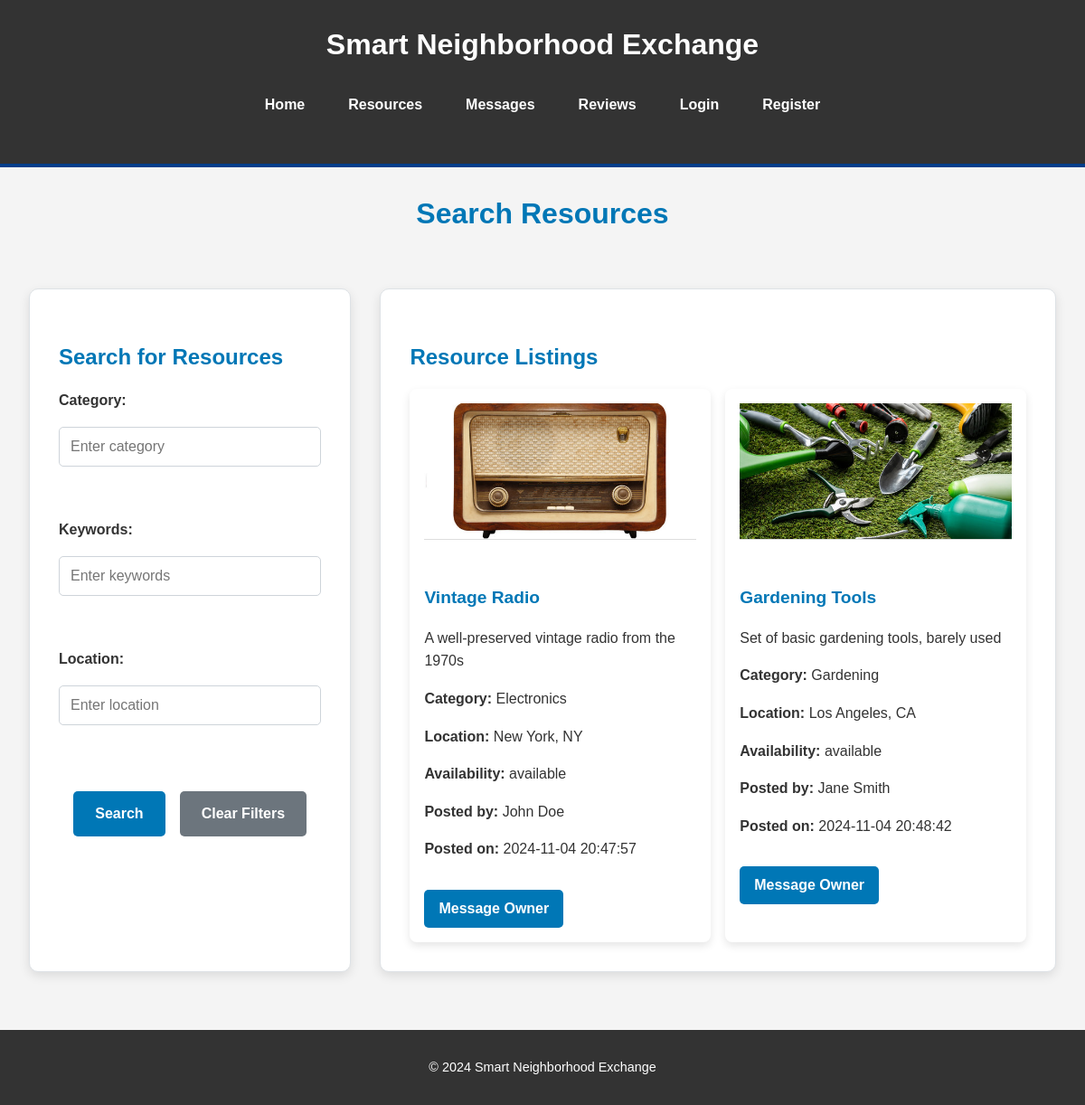
Before: /resources with the older database file.
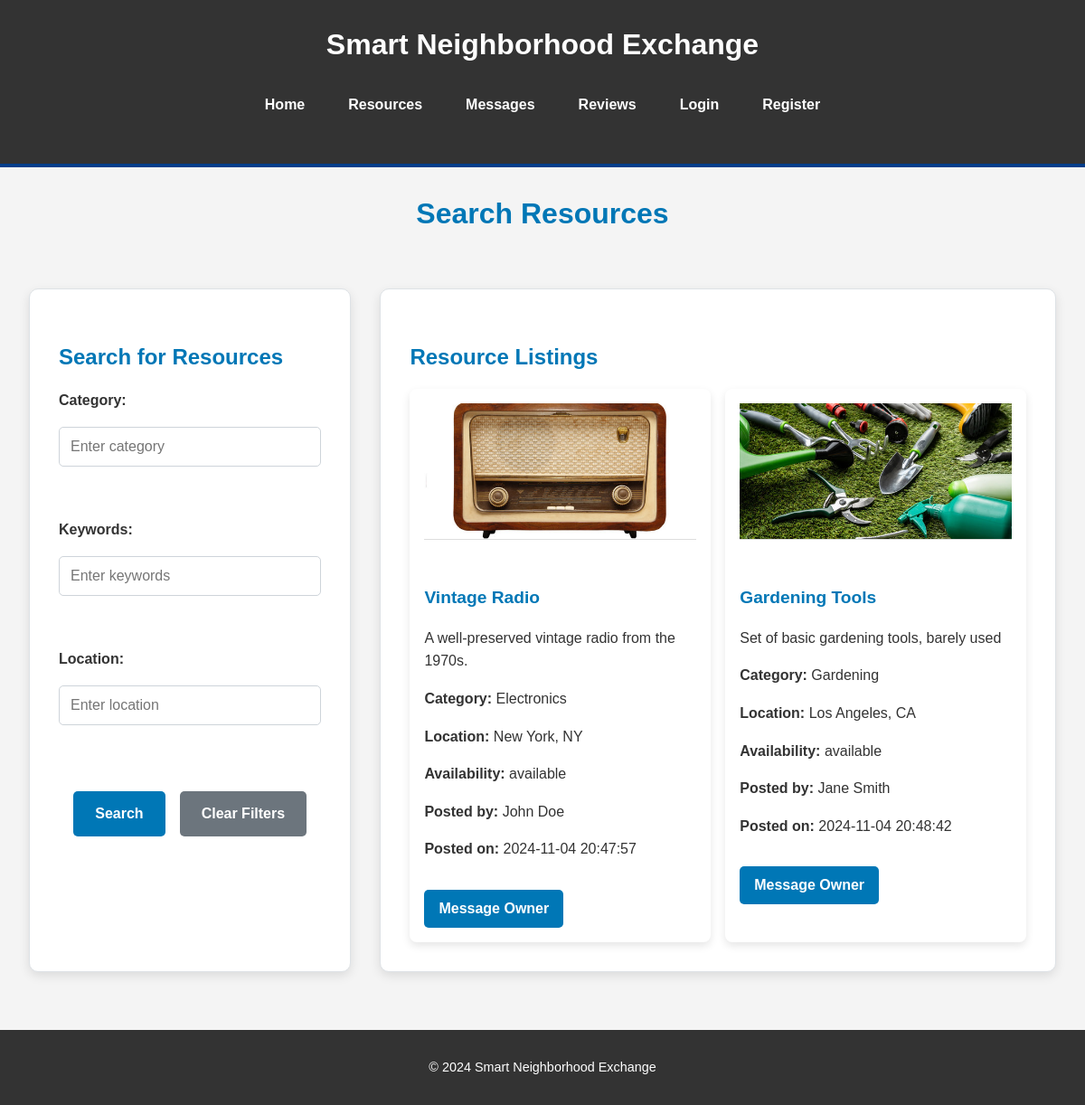
After: the same page with the newer database file.
### tables this page shows
CREATE TABLE Resources (
    resource_id INTEGER PRIMARY KEY AUTOINCREMENT,
    user_id INTEGER,
    title TEXT NOT NULL,
    description TEXT,
    images TEXT,
    category TEXT,
    availability TEXT,
    date_posted TEXT NOT NULL,
    FOREIGN KEY (user_id) REFERENCES Users(user_id)
);

CREATE TABLE Users (
    user_id INTEGER PRIMARY KEY AUTOINCREMENT,
    name TEXT NOT NULL,
    email TEXT NOT NULL UNIQUE,
    password TEXT NOT NULL,
    profile_image TEXT,
    location TEXT
);

### app.py (the view)
@app.route('/resources', methods=['GET'])
def resources():
    category = request.args.get('category', '').strip()
    keywords = request.args.get('keywords', '').strip()
    location = request.args.get('location', '').strip()
    query = '''
        SELECT Resources.*, Users.name AS user_name, Users.location AS user_location
        FROM Resources
        JOIN Users ON Resources.user_id = Users.user_id
        WHERE 1 = 1
    '''
    params = []
    if category:
        query += " AND Resources.category LIKE ?"
        params.append(f"%{category}%")
    if keywords:
        query += " AND (Resources.title LIKE ? OR Resources.description LIKE ?)"
        params.extend([f"%{keywords}%", f"%{keywords}%"])
    if location:
        query += " AND Users.location LIKE ?"
        params.append(f"%{location}%")
    conn = get_db_connection()
    resources = conn.execute(query, params).fetchall()
    conn.close()
    return render_template('resources.html', resources=resources)

### app.py (called while the page is built)
def get_db_connection():
    conn = sqlite3.connect('exchange.db')
    conn.row_factory = sqlite3.Row
    return conn

### templates/resources.html (shortened to what this page needs)
{% extends 'layout.html' %}
{% block content_title %}
    <h2 class="centered-title">Search Resources</h2>
{% endblock %}
{% block content %}
    <div class="resources-container">
        <div class="search-form section">
            <h3>Search for Resources</h3>
            <form method="GET" action="{{ url_for('resources') }}">
                <label for="category">Category:</label>
                <input type="text" name="category" placeholder="Enter category" value="{{ request.args.get('category', '') }}"><br>
                <label for="keywords">Keywords:</label>
                <input type="text" name="keywords" placeholder="Enter keywords" value="{{ request.args.get('keywords', '') }}"><br>
                <label for="location">Location:</label>
                <input type="text" name="location" placeholder="Enter location" value="{{ request.args.get('location', '') }}"><br>
                <div class="search-actions">
                    <input type="submit" value="Search" class="button search-button">
                    <a href="{{ url_for('resources') }}" class="button clear-button">Clear Filters</a>
                </div>
            </form>
        </div>
        <div class="resource-list section">
            <h3>Resource Listings</h3>
            <div class="card-container">
                {% for resource in resources %}
    <div class="resource-card">
        {% if resource['images'] %}
            <div class="resource-image">
                <img src="{{ url_for('static', filename=resource['images']) }}" alt="Resource Image">
            </div>
        {% endif %}
        <div class="resource-details">
            <h4>{{ resource['title'] }}</h4>
            <p>{{ resource['description']|truncate(100) }}</p>
            <p><strong>Category:</strong> {{ resource['category'] }}</p>
            <p><strong>Location:</strong> {{ resource['user_location'] }}</p>
            <p><strong>Availability:</strong> {{ resource['availability'] }}</p>
            <p><strong>Posted by:</strong> {{ resource['user_name'] }}</p>
            <p><strong>Posted on:</strong> {{ resource['date_posted'] }}</p>
            {% if resource['user_id'] != session['user_id'] %}
                <a href="{{ url_for('messages', resource_id=resource['resource_id']) }}" class="button message-button">
                    Message Owner
                </a>
            {% endif %}
        </div>
    </div>
{% endfor %}
            </div>
        </div>
    </div>
{% endblock %}

### templates/layout.html (shortened to what this page needs)
<!DOCTYPE html>
<html lang="en">
<head>
    <link rel="stylesheet" href="{{ url_for('static', filename='style.css') }}">
</head>
<body>
    <header>
        <h1>Smart Neighborhood Exchange</h1>
        <nav>
            <ul class="navbar">
                <li><a href="{{ url_for('index') }}">Home</a></li>
                <li><a href="{{ url_for('resources') }}">Resources</a></li>
                <li><a href="{{ url_for('messages') }}">Messages</a></li>
                <li><a href="{{ url_for('reviews') }}">Reviews</a></li>
                {% if session.get('user_id') %}
                    <li><a href="{{ url_for('profile') }}">Profile</a></li>
                    <li><a href="{{ url_for('logout') }}">Logout</a></li>
                {% else %}
                    <li><a href="{{ url_for('login') }}">Login</a></li>
                    <li><a href="{{ url_for('registration') }}">Register</a></li>
                {% endif %}
            </ul>
        </nav>
    </header>
    <main>
        <h2>{% block content_title %}{% endblock %}</h2>
        <section>
            {% block content %}{% endblock %}
        </section>
    </main>
    <footer>
        <p>&copy; 2024 Smart Neighborhood Exchange</p>
    </footer>
</body>
</html>

### static/style.css (style rules this page uses)
body { font-family: Arial, sans-serif; color: #333; line-height: 1.6; background-color: #f4f4f4; margin: 0; }
header { background-color: #333; color: #fff; padding: 1.5rem 0; text-align: center; border-bottom: 4px solid #023e8a; }
header h1 { font-size: 2rem; font-weight: bold; margin: 0; }
.navbar { list-style-type: none; display: flex; justify-content: center; gap: 1rem; background-color: #333; padding: 0.75rem; }
.navbar li a { color: #fff; text-decoration: none; padding: 0.5rem 1rem; font-weight: 600; border-radius: 5px; transition: background-color 0.3s; }
footer { background-color: #333; color: #fff; text-align: center; padding: 1rem; font-size: 0.9rem; margin-top: 2rem; }
.centered-title { text-align: center; font-size: 2rem; color: #0077b6; margin-bottom: 2rem; }
.resources-container { display: flex; gap: 2rem; flex-wrap: wrap; justify-content: center; max-width: 1200px; margin: 0 auto; padding: 2rem; }
.section { background-color: #ffffff; padding: 2rem; border-radius: 10px; box-shadow: 0 4px 12px rgba(0, 0, 0, 0.1); border: 1px solid #dee2e6; width: 100%; max-width: 500px; }
.card-container { display: grid; grid-template-columns: repeat(auto-fill, minmax(250px, 1fr)); gap: 1.5rem; }
.resources-container { display: flex; flex-direction: row; gap: 2rem; justify-content: center; max-width: 1200px; margin: 0 auto; padding: 2rem; }
.section { flex: 1; max-width: 500px; background-color: #ffffff; padding: 2rem; border-radius: 10px; box-shadow: 0 4px 12px rgba(0, 0, 0, 0.1); border: 1px solid #dee2e6; }
.resource-list { flex: 3; min-width: 60%; }
.section h3 { margin-bottom: 1rem; font-size: 1.5rem; color: #0077b6; }
.card-container { display: grid; grid-template-columns: repeat(auto-fill, minmax(250px, 1fr)); gap: 1rem; }
.resource-card { background-color: #ffffff; border-radius: 8px; box-shadow: 0 4px 10px rgba(0, 0, 0, 0.1); overflow: hidden; transition: transform 0.3s; padding: 1rem; display: flex; flex-direction: column; }
.resource-image img { width: 100%; height: auto; border-bottom: 1px solid #ddd; max-height: 150px; object-fit: cover; }
.resource-details { padding-top: 1rem; text-align: left; }
.resource-details h4 { color: #0077b6; font-size: 1.2rem; margin-bottom: 0.5rem; }
.button { padding: 0.5rem 1rem; text-decoration: none; border-radius: 5px; cursor: pointer; color: #fff; font-weight: bold; }
.search-form form { display: flex; flex-direction: column; gap: 1rem; max-width: 500px; margin: 0 auto; text-align: left; }
.search-form label { font-weight: bold; color: #333; }
.search-form input { padding: 0.75rem; font-size: 1rem; border-radius: 5px; border: 1px solid #ced4da; }
.search-form .button.search-button { background-color: #0077b6; color: white; font-weight: bold; cursor: pointer; border: none; padding: 0.75rem; border-radius: 5px; }
.search-form .search-actions { display: flex; gap: 1rem; justify-content: center; margin-top: 1rem; }
.search-form .button.search-button { background-color: #0077b6; color: white; font-weight: bold; cursor: pointer; border: none; padding: 0.75rem 1.5rem; border-radius: 5px; transition: background-color 0.3s; }
.search-form .button.clear-button { background-color: #6c757d; color: white; font-weight: bold; text-align: center; padding: 0.75rem 1.5rem; border-radius: 5px; text-decoration: none; transition: background-color 0.3s; }
.centered-title { text-align: center; font-size: 2rem; color: #0077b6; margin-bottom: 1.5rem; }
.message-button { display: inline-block; margin-top: 1rem; background-color: #0077b6; color: white; padding: 0.5rem 1rem; text-decoration: none; border-radius: 5px; transition: background-color 0.3s; }

Changed rows visible on the page:
changed Resources "Vintage Radio": description "A well-preserved vintage radio from the 1970s" → "A well-preserved vintage radio from the 1970s."
